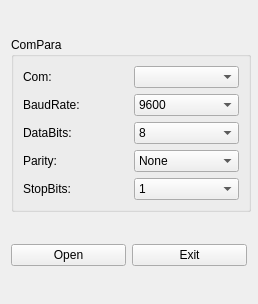
<?xml version="1.0" encoding="UTF-8"?>
<ui version="4.0">
 <class>comConfigForm</class>
 <widget class="QWidget" name="comConfigForm">
  <property name="geometry">
   <rect>
    <x>0</x>
    <y>0</y>
    <width>258</width>
    <height>304</height>
   </rect>
  </property>
  <property name="minimumSize">
   <size>
    <width>258</width>
    <height>304</height>
   </size>
  </property>
  <property name="maximumSize">
   <size>
    <width>258</width>
    <height>304</height>
   </size>
  </property>
  <property name="windowTitle">
   <string>Form</string>
  </property>
  <layout class="QGridLayout" name="gridLayout">
   <item row="0" column="0" colspan="2">
    <widget class="QGroupBox" name="groupBox">
     <property name="sizePolicy">
      <sizepolicy hsizetype="Fixed" vsizetype="Fixed">
       <horstretch>0</horstretch>
       <verstretch>0</verstretch>
      </sizepolicy>
     </property>
     <property name="minimumSize">
      <size>
       <width>240</width>
       <height>0</height>
      </size>
     </property>
     <property name="maximumSize">
      <size>
       <width>240</width>
       <height>16777215</height>
      </size>
     </property>
     <property name="styleSheet">
      <string notr="true"/>
     </property>
     <property name="title">
      <string>ComPara</string>
     </property>
     <property name="flat">
      <bool>false</bool>
     </property>
     <layout class="QGridLayout" name="gridLayout_4">
      <item row="0" column="0">
       <layout class="QGridLayout" name="gridLayout_3">
        <item row="0" column="0">
         <widget class="QLabel" name="label">
          <property name="sizePolicy">
           <sizepolicy hsizetype="Preferred" vsizetype="Fixed">
            <horstretch>0</horstretch>
            <verstretch>0</verstretch>
           </sizepolicy>
          </property>
          <property name="text">
           <string>Com:</string>
          </property>
         </widget>
        </item>
        <item row="0" column="1">
         <widget class="QComboBox" name="portNameComboBox"/>
        </item>
        <item row="1" column="0">
         <widget class="QLabel" name="label_2">
          <property name="sizePolicy">
           <sizepolicy hsizetype="Preferred" vsizetype="Fixed">
            <horstretch>0</horstretch>
            <verstretch>0</verstretch>
           </sizepolicy>
          </property>
          <property name="text">
           <string>BaudRate:</string>
          </property>
         </widget>
        </item>
        <item row="1" column="1">
         <widget class="QComboBox" name="baudRateComboBox">
          <property name="currentIndex">
           <number>12</number>
          </property>
          <item>
           <property name="text">
            <string>50</string>
           </property>
          </item>
          <item>
           <property name="text">
            <string>75</string>
           </property>
          </item>
          <item>
           <property name="text">
            <string>110</string>
           </property>
          </item>
          <item>
           <property name="text">
            <string>134</string>
           </property>
          </item>
          <item>
           <property name="text">
            <string>150</string>
           </property>
          </item>
          <item>
           <property name="text">
            <string>200</string>
           </property>
          </item>
          <item>
           <property name="text">
            <string>300</string>
           </property>
          </item>
          <item>
           <property name="text">
            <string>600</string>
           </property>
          </item>
          <item>
           <property name="text">
            <string>1200</string>
           </property>
          </item>
          <item>
           <property name="text">
            <string>1800</string>
           </property>
          </item>
          <item>
           <property name="text">
            <string>2400</string>
           </property>
          </item>
          <item>
           <property name="text">
            <string>4800</string>
           </property>
          </item>
          <item>
           <property name="text">
            <string>9600</string>
           </property>
          </item>
          <item>
           <property name="text">
            <string>14400</string>
           </property>
          </item>
          <item>
           <property name="text">
            <string>19200</string>
           </property>
          </item>
          <item>
           <property name="text">
            <string>38400</string>
           </property>
          </item>
          <item>
           <property name="text">
            <string>56000</string>
           </property>
          </item>
          <item>
           <property name="text">
            <string>57600</string>
           </property>
          </item>
          <item>
           <property name="text">
            <string>76800</string>
           </property>
          </item>
          <item>
           <property name="text">
            <string>115200</string>
           </property>
          </item>
          <item>
           <property name="text">
            <string>128000</string>
           </property>
          </item>
          <item>
           <property name="text">
            <string>256000</string>
           </property>
          </item>
         </widget>
        </item>
        <item row="2" column="0">
         <widget class="QLabel" name="label_3">
          <property name="sizePolicy">
           <sizepolicy hsizetype="Preferred" vsizetype="Fixed">
            <horstretch>0</horstretch>
            <verstretch>0</verstretch>
           </sizepolicy>
          </property>
          <property name="text">
           <string>DataBits:</string>
          </property>
         </widget>
        </item>
        <item row="2" column="1">
         <widget class="QComboBox" name="dataBitsComboBox">
          <property name="currentIndex">
           <number>3</number>
          </property>
          <item>
           <property name="text">
            <string>5</string>
           </property>
          </item>
          <item>
           <property name="text">
            <string>6</string>
           </property>
          </item>
          <item>
           <property name="text">
            <string>7</string>
           </property>
          </item>
          <item>
           <property name="text">
            <string>8</string>
           </property>
          </item>
         </widget>
        </item>
        <item row="3" column="0">
         <widget class="QLabel" name="label_4">
          <property name="sizePolicy">
           <sizepolicy hsizetype="Preferred" vsizetype="Fixed">
            <horstretch>0</horstretch>
            <verstretch>0</verstretch>
           </sizepolicy>
          </property>
          <property name="text">
           <string>Parity:</string>
          </property>
         </widget>
        </item>
        <item row="3" column="1">
         <widget class="QComboBox" name="parityComboBox">
          <item>
           <property name="text">
            <string>None</string>
           </property>
          </item>
          <item>
           <property name="text">
            <string>Odd</string>
           </property>
          </item>
          <item>
           <property name="text">
            <string>Even</string>
           </property>
          </item>
         </widget>
        </item>
        <item row="4" column="0">
         <widget class="QLabel" name="label_5">
          <property name="sizePolicy">
           <sizepolicy hsizetype="Preferred" vsizetype="Fixed">
            <horstretch>0</horstretch>
            <verstretch>0</verstretch>
           </sizepolicy>
          </property>
          <property name="text">
           <string>StopBits:</string>
          </property>
         </widget>
        </item>
        <item row="4" column="1">
         <widget class="QComboBox" name="stopBitsComboBox">
          <item>
           <property name="text">
            <string>1</string>
           </property>
          </item>
          <item>
           <property name="text">
            <string>1.5</string>
           </property>
          </item>
          <item>
           <property name="text">
            <string>2</string>
           </property>
          </item>
         </widget>
        </item>
       </layout>
      </item>
     </layout>
    </widget>
   </item>
   <item row="1" column="0">
    <widget class="QPushButton" name="btnSave">
     <property name="text">
      <string>Open</string>
     </property>
    </widget>
   </item>
   <item row="1" column="1">
    <widget class="QPushButton" name="btnExit">
     <property name="text">
      <string>Exit</string>
     </property>
    </widget>
   </item>
  </layout>
 </widget>
 <resources/>
 <connections/>
</ui>
